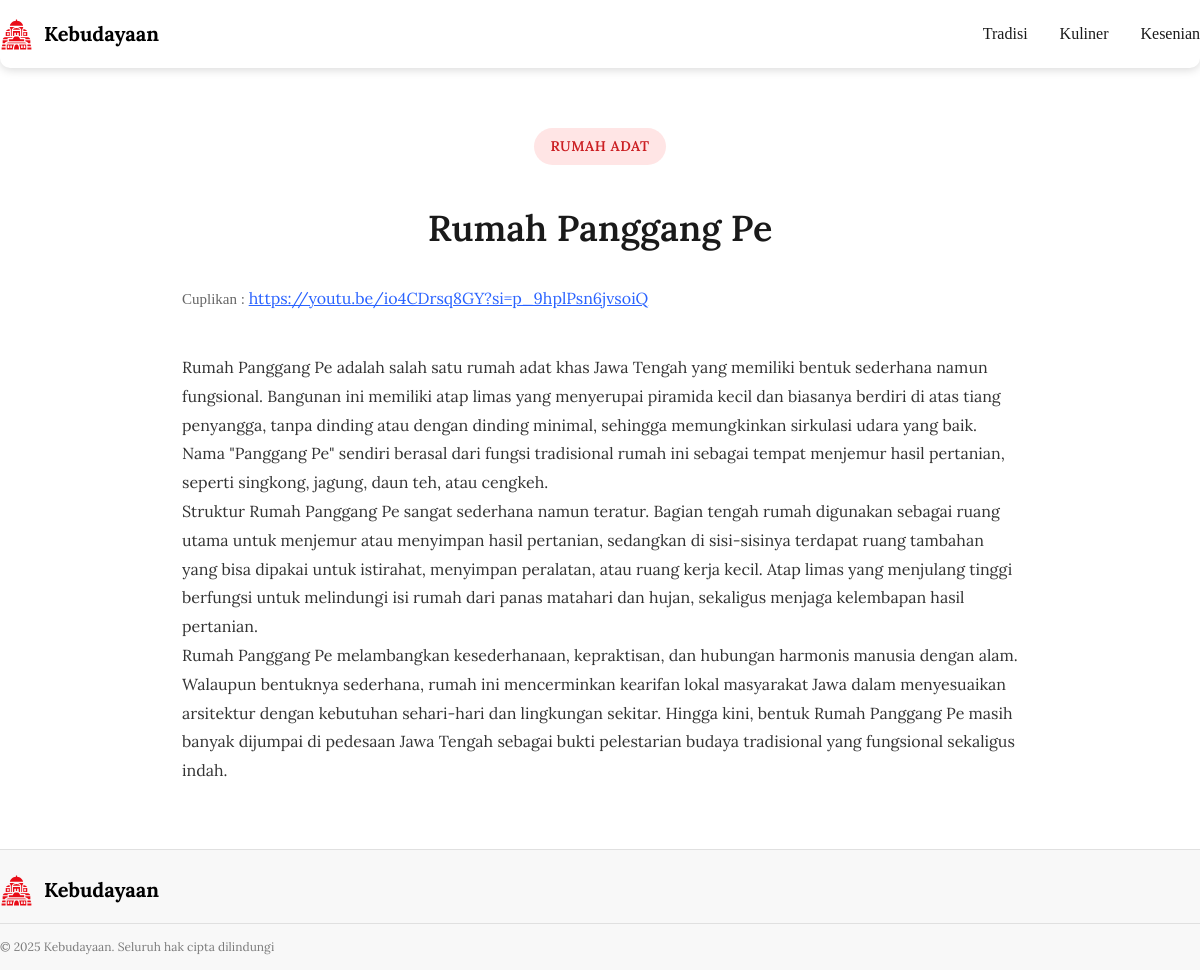
The page /client/detail.php?id=79 on the database its author committed.
### tables this page shows
CREATE TABLE `data_budaya` (
  `id` int(11) NOT NULL,
  `nama` varchar(255) NOT NULL,
  `kategori` enum('Tari Klasik','Alat Musik','Lagu Klasik','Dongeng','Makanan Khas','Minuman Khas','Pakaian Adat','Rumah Adat','Destinasi') NOT NULL,
  `gambar` varchar(255) DEFAULT NULL,
  `video_url` varchar(500) DEFAULT NULL,
  `deskripsi` text DEFAULT NULL,
  `tanggal` date NOT NULL,
  `admin_id` int(11) NOT NULL,
  `created_at` timestamp NOT NULL DEFAULT current_timestamp(),
  `updated_at` timestamp NOT NULL DEFAULT current_timestamp() ON UPDATE current_timestamp()
);

### client/detail.php (the view, shortened to what this page needs)
<?php
$id = isset($_GET['id']) ? intval($_GET['id']) : 0;
$query = "SELECT * FROM data_budaya WHERE id = ?";
$stmt = mysqli_prepare($conn, $query);
mysqli_stmt_bind_param($stmt, "i", $id);
mysqli_stmt_execute($stmt);
$result = mysqli_stmt_get_result($stmt);
$data = mysqli_fetch_assoc($result);
$nama = htmlspecialchars($data['nama']);
$kategori = htmlspecialchars($data['kategori']);
$deskripsi = nl2br(htmlspecialchars($data['deskripsi']));
$video = isset($data['video_url']) ? htmlspecialchars($data['video_url']) : '';
?>
<!DOCTYPE html>
<html lang="id">
<head>
</head>
<body>
    <header>
        <nav class="header-nav">
            <a href="../user/dashboard.php" class="header-logo">
                <img src="../assets/svg/logo.svg" alt="Logo Kebudayaan">
                <span>Kebudayaan</span>
            </a>
            <ul class="header-menu">
                <li><a href="../user/tradisi.php">Tradisi</a></li>
                <li><a href="../user/kuliner.php">Kuliner</a></li>
                <li><a href="../user/kesenian.php">Kesenian</a></li>
            </ul>
        </nav>
    </header>
    <div class="detail-container">
        <div class="detail-meta">
            <span class="detail-category"><?php echo $kategori; ?></span>
        </div>
        <h1 class="detail-title"><?php echo $nama; ?></h1>
        <?php if (!empty($video)): ?>
            <div class="video-link">
                <span>Cuplikan : </span>
                <a href="<?php echo $video; ?>" target="_blank"><?php echo $video; ?></a>
            </div>
        <?php endif; ?>
        <div class="detail-content">
            <?php echo $deskripsi; ?>
        </div>
    </div>
    <footer class="site-footer">
        <div class="site-footer-container">
            <div class="site-footer-content">
                <div class="site-footer-brand">
                    <a href="../user/dashboard.php" class="header-logo">
                        <img src="../assets/svg/logo.svg" alt="Logo Kebudayaan">
                        <span>Kebudayaan</span>
                    </a>
                </div>
            </div>
            <div class="site-footer-bottom">
                © 2025 Kebudayaan. Seluruh hak cipta dilindungi
            </div>
        </div>
    </footer>
</body>
</html>

### client/detail.php (style rules this page uses)
* { margin: 0; padding: 0; box-sizing: border-box; }
body { font-family: "Lora", serif; line-height: 1.8; color: #1a1a1a; background-color: #ffffff; }
header { background: #ffffff; box-shadow: 0 2px 10px rgba(0, 0, 0, 0.15); position: sticky; top: 0; z-index: 1000; border-radius: 0 0 10px 10px; }
.header-nav { max-width: 1200px; margin: 0 auto; padding: 16px 0; display: flex; justify-content: space-between; align-items: center; }
.header-logo { display: flex; align-items: center; gap: 8px; font-size: 20px; font-weight: bold; color: #000; font-family: "Lora", serif; text-decoration: none; }
.header-logo img { width: 33px; height: 33px; object-fit: contain; filter: brightness(0) saturate(100%) invert(13%) sepia(96%) saturate(5194%) hue-rotate(352deg) brightness(91%) contrast(101%); }
.header-logo span { margin-left: 3px; }
.header-menu { list-style: none; display: flex; gap: 32px; }
.header-menu li a { text-decoration: none; color: #1a1a1a; font-weight: 400; font-size: 16px; font-family: "Satoshi"; transition: color 0.3s; }
.detail-container { max-width: 900px; margin: 60px auto; padding: 0 32px; }
.detail-meta { text-align: center; margin-bottom: 24px; }
.detail-category { display: inline-block; background: #ffe5e5; color: #cb1e22; padding: 6px 16px; border-radius: 20px; font-size: 14px; font-weight: 600; margin-bottom: 16px; text-transform: uppercase; letter-spacing: 0.5px; }
.detail-title { text-align: center; font-size: 36px; color: #1a1a1a; font-weight: 600; margin-bottom: 32px; font-family: "lora"; line-height: 1.3; }
.video-link { margin-bottom: 40px; }
.video-link span { color: #666; font-size: 15px; font-family: "Satoshi"; }
.video-link a { color: #2962FF; word-break: break-all; text-decoration: underline; }
.detail-content { font-size: 16px; line-height: 1.8; color: #333; margin-bottom: 40px; }
.site-footer { background: #f8f8f8; border-top: 1px solid #e0e0e0; margin-top: 64px; padding: 24px 0 12px; }
.site-footer-container { max-width: 1200px; margin: 0 auto; }
.site-footer-content { display: flex; justify-content: space-between; align-items: flex-start; margin-bottom: 16px; }
.site-footer-brand { display: flex; align-items: center; gap: 8px; }
.site-footer-brand img { width: 33px; height: 33px; object-fit: contain; filter: brightness(0) saturate(100%) invert(13%) sepia(96%) saturate(5194%) hue-rotate(352deg) brightness(91%) contrast(101%); }
.site-footer-brand span { font-size: 20px; font-weight: 700; margin-left: 3px; line-height: 1; }
.site-footer-bottom { padding-top: 12px; border-top: 1px solid #e0e0e0; color: #7a7a7a; font-size: 12px; }

### rows shown on the page
data_budaya: kategori "RUMAH ADAT", nama "Rumah Panggang Pe", video_url "https://youtu.be/io4CDrsq8GY?si=p_9hplPsn6jvsoiQ", deskripsi "Rumah Panggang Pe adalah salah satu rumah adat khas Jawa Tengah yang memiliki bentuk sederhana namun fungsional. Bangunan ini memiliki atap limas yang menyerupai piramida kecil dan biasanya berdiri di atas tiang penyangga, tanpa dinding atau dengan dinding minimal, sehingga memungkinkan sirkulasi udara yang baik. Nama \"Panggang Pe\" sendiri berasal dari fungsi tradisional rumah ini sebagai tempat menjemur hasil pertanian, seperti singkong, jagung, daun teh, atau cengkeh. Struktur Rumah Panggang Pe sangat sederhana namun teratur. Bagian tengah rumah digunakan sebagai ruang utama untuk menjemur atau menyimpan hasil pertanian, sedangkan di sisi-sisinya terdapat ruang tambahan yang bisa dipakai…"
